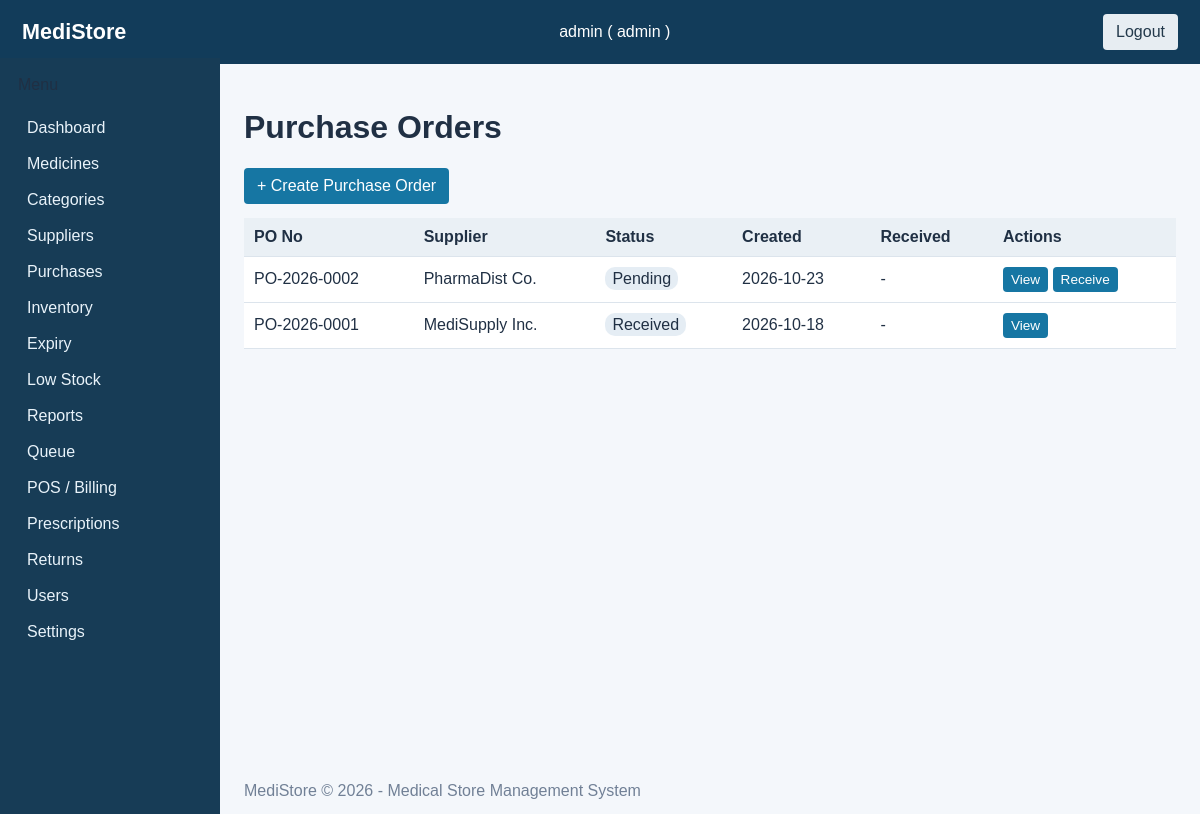
/purchases/list.php (signed in), run on the app's committed database.
### tables this page shows
CREATE TABLE purchase_orders (
    po_id         INT UNSIGNED NOT NULL AUTO_INCREMENT PRIMARY KEY,
    supplier_id   INT UNSIGNED NOT NULL,
    po_no         VARCHAR(50) NOT NULL UNIQUE,
    status        ENUM('pending','received','cancelled') NOT NULL DEFAULT 'pending',
    created_at    TIMESTAMP NOT NULL DEFAULT CURRENT_TIMESTAMP,
    received_at   TIMESTAMP NULL DEFAULT NULL,
    CONSTRAINT fk_purchase_orders_supplier FOREIGN KEY (supplier_id) REFERENCES suppliers(supplier_id) ON DELETE RESTRICT
);

CREATE TABLE suppliers (
    supplier_id   INT UNSIGNED NOT NULL AUTO_INCREMENT PRIMARY KEY,
    supplier_name VARCHAR(100) NOT NULL UNIQUE,
    contact_person VARCHAR(100),
    phone         VARCHAR(20),
    email         VARCHAR(100),
    address       VARCHAR(255),
    status        ENUM('active','inactive') NOT NULL DEFAULT 'active'
);

### includes/functions.php (called while the page is built, shortened)
<?php
function e(string $value = ''): string {
    return htmlspecialchars($value, ENT_QUOTES | ENT_HTML5, 'UTF-8');
}

### purchases/list.php (the view, shortened to what this page needs)
<?php
require_once __DIR__ . '/../includes/header.php';
$pdo = db();
$stmt = $pdo->prepare("
    SELECT po.*, s.supplier_name
    FROM purchase_orders po
    JOIN suppliers s ON s.supplier_id = po.supplier_id
    ORDER BY po.created_at DESC
");
$stmt->execute();
$rows = $stmt->fetchAll();
?>
<h1>Purchase Orders</h1>
<div class="bar">
    <a class="btn" href="create.php">+ Create Purchase Order</a>
</div>
<table class="data-table">
    <thead><tr>
        <th>PO No</th><th>Supplier</th><th>Status</th><th>Created</th><th>Received</th><th>Actions</th>
    </tr></thead>
    <tbody>
    <?php foreach ($rows as $r): ?>
        <tr>
            <td><?php echo e($r['po_no']); ?></td>
            <td><?php echo e($r['supplier_name']); ?></td>
            <td><span class="badge status-<?php echo e($r['status']); ?>"><?php echo e(ucfirst($r['status'])); ?></span></td>
            <td><?php echo e(date('Y-m-d', strtotime($r['created_at']))); ?></td>
            <td><?php echo $r['received_at'] ? e(date('Y-m-d', strtotime($r['received_at']))) : '-'; ?></td>
            <td>
                <a class="btn small" href="view.php?id=<?php echo (int)$r['po_id']; ?>">View</a>
                <?php if ($r['status'] === 'pending' && in_array($_SESSION['user_role'] ?? '', ['admin','manager'], true)): ?>
                    <a class="btn small" href="receive.php?id=<?php echo (int)$r['po_id']; ?>">Receive</a>
                <?php endif; ?>
            </td>
        </tr>
    <?php endforeach; ?>
    </tbody>
</table>
<?php require_once __DIR__ . '/../includes/footer.php'; ?>

### assets/css/style.css (style rules this page uses)
:root { font-family:Arial,sans-serif;color:#203044;background:#f4f7fb }
* { box-sizing:border-box }
body { margin:0 }
table { width:100%;border-collapse:collapse;background:white;margin:14px 0 }
th,td { padding:10px;border-bottom:1px solid #dce4ec;text-align:left }
th { background:#eaf0f5 }
.btn,button { display:inline-block;background:#1676a3;color:white;padding:9px 13px;border:0;border-radius:4px;text-decoration:none;cursor:pointer }
.btn.small { padding:5px 8px;font-size:.85rem }
.badge,.rx-badge { padding:3px 7px;border-radius:10px;background:#e5edf4 }

### data on the page
purchase_orders: po_no "PO-2026-0002", supplier.supplier_name "PharmaDist Co.", status "Pending", created_at "2026-10-23"
purchase_orders: po_no "PO-2026-0001", supplier.supplier_name "MediSupply Inc.", status "Received", created_at "2026-10-18"

### other printed values
$_SESSION['username'] "admin"
$_SESSION['user_role'] "admin"
$label "Medicines"
$label "Categories"
$label "Suppliers"
$label "Purchases"
$label "Inventory"
$label "Expiry"
$label "Low Stock"
$label "Reports"
$label "Queue"
$label "POS / Billing"
$label "Prescriptions"
$label "Returns"
$label "Users"
